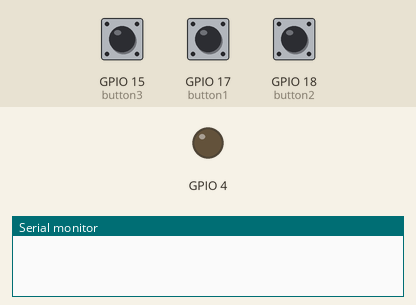
Recording of a sketch running on a simulated ESP32. Shown: output pins drawn as LEDs (lit = HIGH), the last lines printed to the serial monitor. The test bench sets the inputs (shaded band); at power-on: GPIO 17 (button1) HIGH, GPIO 18 (button2) HIGH, GPIO 15 (button3) HIGH.

Above: at 1.2 s.
1.3 s: GPIO 17 (button1) pulled LOW for 0.15 s
At 1.6 s:
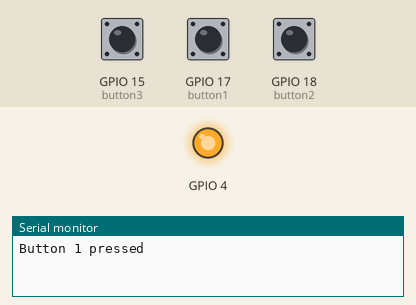
4.5 s: GPIO 18 (button2) pulled LOW for 0.15 s
At 5.8 s:
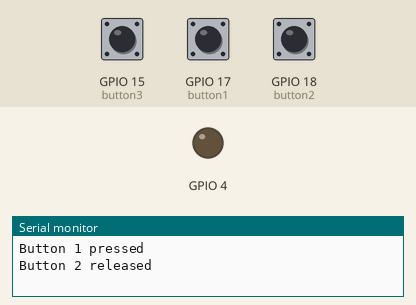
6.1 s: GPIO 17 (button1) pulled LOW for 1 s
At 6.5 s:
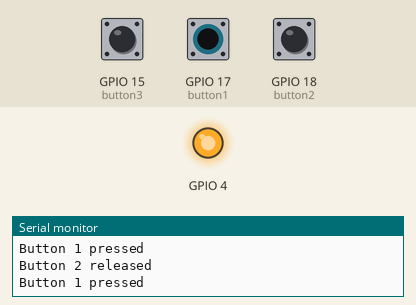
8.6 s: GPIO 18 (button2) pulled LOW for 1 s
At 10.3 s:
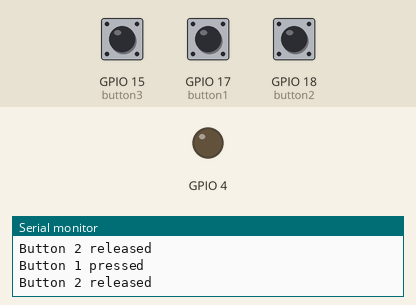
Timing chart, 0 to 11.8 s (numbered marks = the images above; inputs shaded):
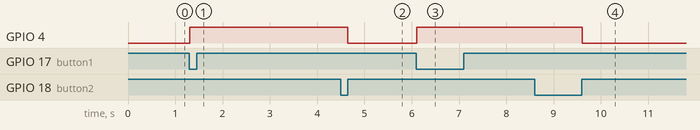

Measured:
- after the input at 1.3 s, GPIO 4: LOW → HIGH at once
- after the input at 4.5 s, GPIO 4: HIGH → LOW after 0.15 s
- after the input at 6.1 s, GPIO 4: LOW → HIGH at once
- after the input at 8.6 s, GPIO 4: HIGH → LOW after 1.0 s

The sketch:

dht11_basic.ino
```cpp
#include <Button.h>

Button button1(17); // Connect your button between pin 2 and GND
Button button2(18); // Connect your button between pin 3 and GND
Button button3(15); // Connect your button between pin 4 and GND

void setup()
{
	button1.begin();
	button2.begin();
	button3.begin();
	pinMode(4,OUTPUT);
	Serial.begin(9600);
}

void loop()
{
	if (button1.pressed())
		{
			digitalWrite(4,HIGH);
			Serial.println("Button 1 pressed");
		}


	if (button2.released())
		{
			digitalWrite(4,LOW);
			Serial.println("Button 2 released");
		}
	if (button3.toggled())
	{
		if (button3.read() == Button::PRESSED)
			Serial.println("Button 3 has been pressed");
		else
			Serial.println("Button 3 has been released");
	}
}
```
